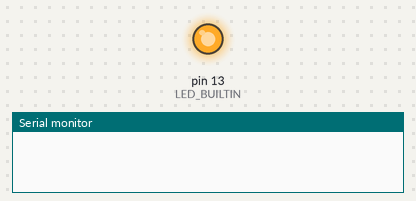
A sketch run on a simulated Arduino Uno, built with avr-gcc and run on an emulated ATmega328P. On the bench: output pins drawn as LEDs (lit = HIGH), the last lines printed to the serial monitor.

Above: at 1.0 s.
At 5.5 s:
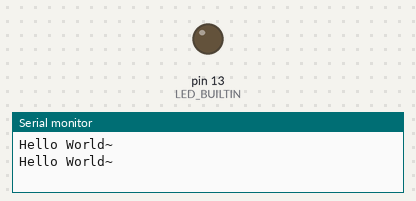
Timing chart, 0 to 6.9 s (numbered marks = the images above):
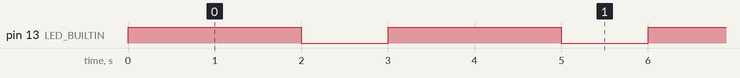

Measured:
- by itself, pin 13 (LED_BUILTIN): alternates HIGH for 2.0 s and LOW for 1.0 s

The sketch:

DSI2598-BLINK.ino
```cpp
// the setup function runs once when you press reset or power the board
void setup() {
  // initialize digital pin LED_BUILTIN as an output.
  pinMode(LED_BUILTIN, OUTPUT);
  Serial.begin(9600);
}

// the loop function runs over and over again forever
void loop() {
  digitalWrite(LED_BUILTIN, HIGH);   // turn the LED on (HIGH is the voltage level)
  delay(1000);                       // wait for a second
  Serial.println("Hello World~");
  delay(1000);
  digitalWrite(LED_BUILTIN, LOW);    // turn the LED off by making the voltage LOW
  delay(1000);                       // wait for a second

}
```
